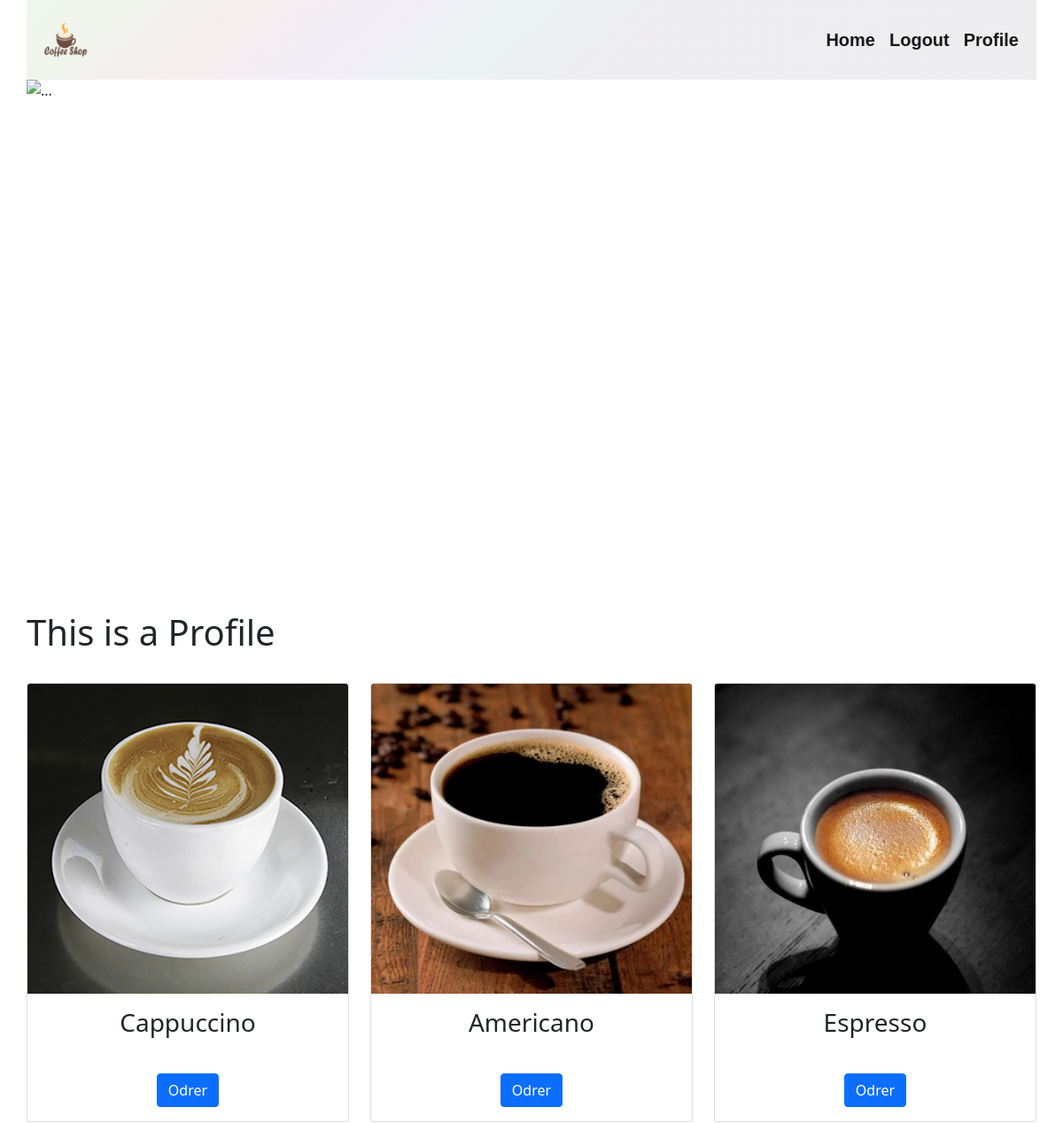
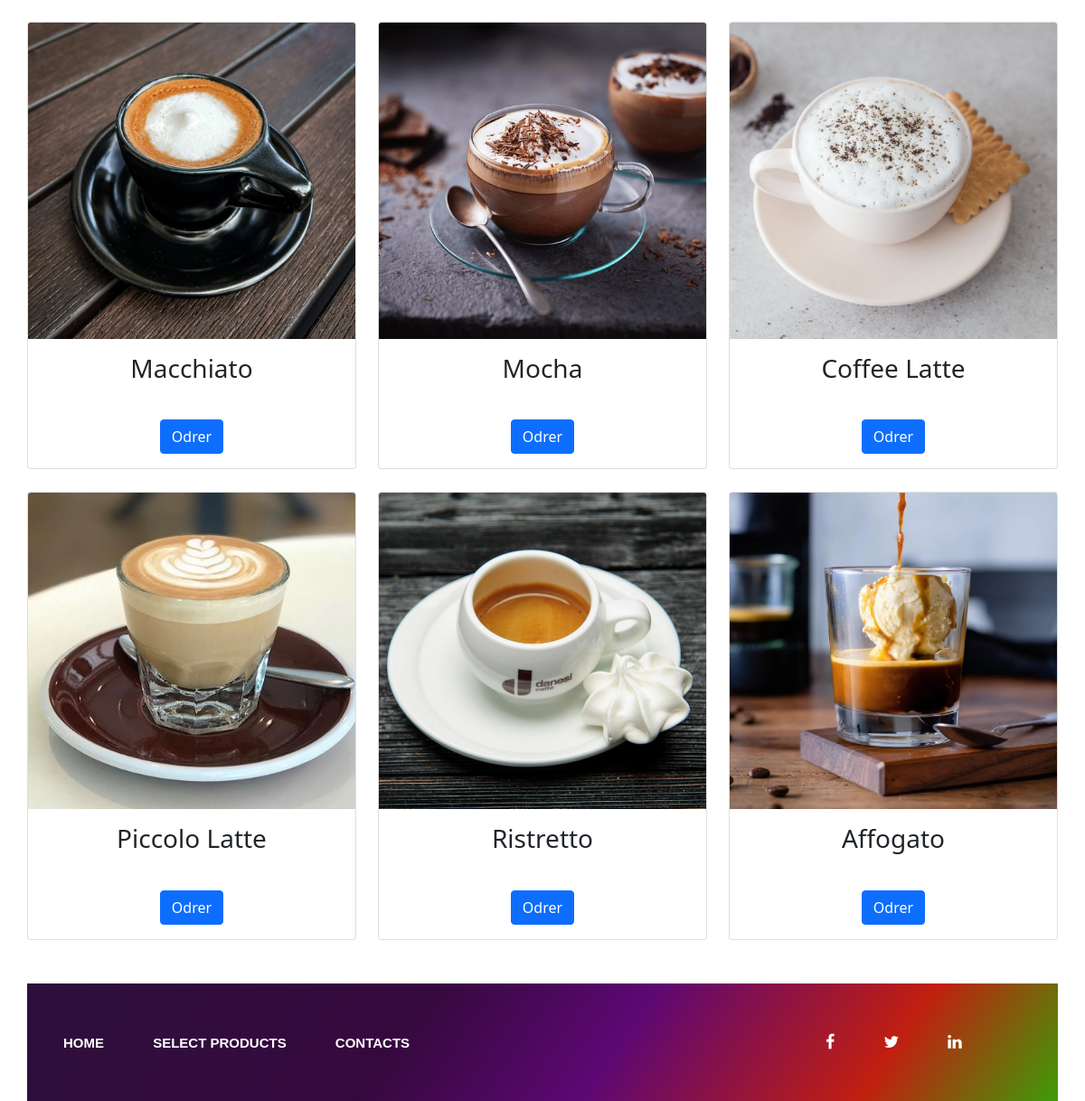
The app's page /profile (signed in) with its own data (2 pictures, top to bottom).
### tables this page shows
CREATE TABLE "tblCoffee" (
	"id"	INTEGER,
	"name"	TEXT,
	"price"	REAL,
	"img"	INTEGER,
	"content"	TEXT,
	"preparationTime"	INTEGER,
	PRIMARY KEY("id" AUTOINCREMENT)
);

### app.py (the view)
@app.route("/profile", methods=["GET", "POST"])
@login_required
def profile():
    print(session["user_id"])
    """Show portfolio of stocks"""
    user_id = session["user_id"]
    try:
        coffe = db.execute("SELECT * FROM tblCoffee")
    except:
        print("selection not work")
    return render_template("profile.html", cofeedb=coffe)

### app.py (called while the page is built)
@app.after_request
def after_request(response):
    response.headers["Cache-Control"] = "no-cache, no-store, must-revalidate"
    response.headers["Expires"] = 0
    response.headers["Pragma"] = "no-cache"
    return response

### util.py (called while the page is built)
def login_required(f):
    @wraps(f)
    def decorated_function(*args, **kwargs):
        if session.get("user_id") is None:
            return redirect("/login")
        return f(*args, **kwargs)
    return decorated_function

### templates/profile.html (shortened to what this page needs)
{% extends "layout.html" %}
{% block main %}
<div class="container">
    {% include "parts/header2.html" %}
</div>
<h1>This is a Profile</h1>
<div class="row justify-content-md-center">
    {% for cofee in cofeedb %}
    <div class="col-lg-4 col-md-6 col-sm-12">
        <div class="card">
            <img src="static/img/coffee/{{ cofee["img"] }}" class="card-img-top" alt="...">
            <div class="card-body">
                <h3 class="card-title text-center">{{cofee["name"]}}</h3>
                <div class="d-grid gap-2 col-6 mx-auto">
                    <br>
                    <form action="/coffee/{{cofee["id"]}}" method="POST">
                        <div class="text-center">
                            <button type="submit" class="btn btn-primary">Odrer</button>
                        </div>
                    </form>
                </div>
            </div>
          </div>
    </div>
    {% endfor %}
</div>
{% endblock %}

### static/css/style.css (style rules this page uses)
.card img { width: 100%; height: 350px; }
.card { width: 100%; margin-top: 25px; background: #ffffff; }
form { background: #ffffff; }
.container { padding: 0; }

### records on screen
tblCoffee: img (picture), name "Cappuccino"
tblCoffee: img (picture), name "Americano"
tblCoffee: img (picture), name "Espresso"
tblCoffee: img (picture), name "Macchiato"
tblCoffee: img (picture), name "Mocha"
tblCoffee: img (picture), name "Coffee Latte"
tblCoffee: img (picture), name "Piccolo Latte"
tblCoffee: img (picture), name "Ristretto"
tblCoffee: img (picture), name "Affogato"
